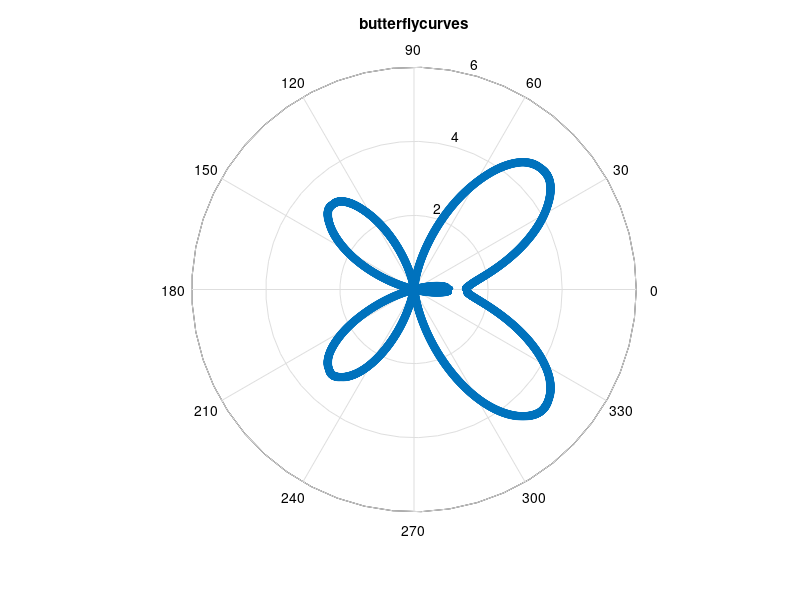

This figure's MATLAB source:
t=linspace(0, 20*pi, 5000);% t is theta
e=2.718;
r=power(e,cos(t))-2*cos(4*t)+sin(5*pi\12);
polar(t, r, '-p')
xlabel('radius')
ylabel('e^cost-2cos4t+sin5pi/12')
title('butterflycurves')
grid
